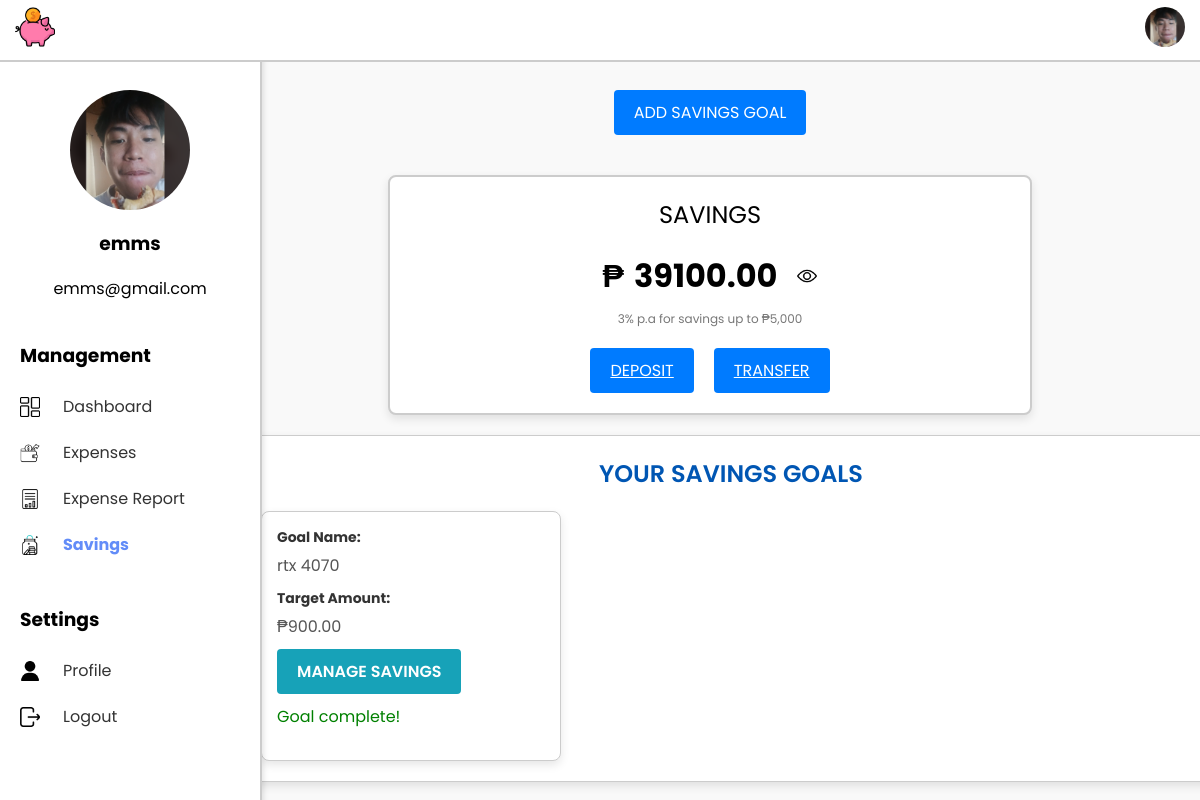
/ExpenseSystem/savings/ (signed in), run on an earlier commit of the app's database.
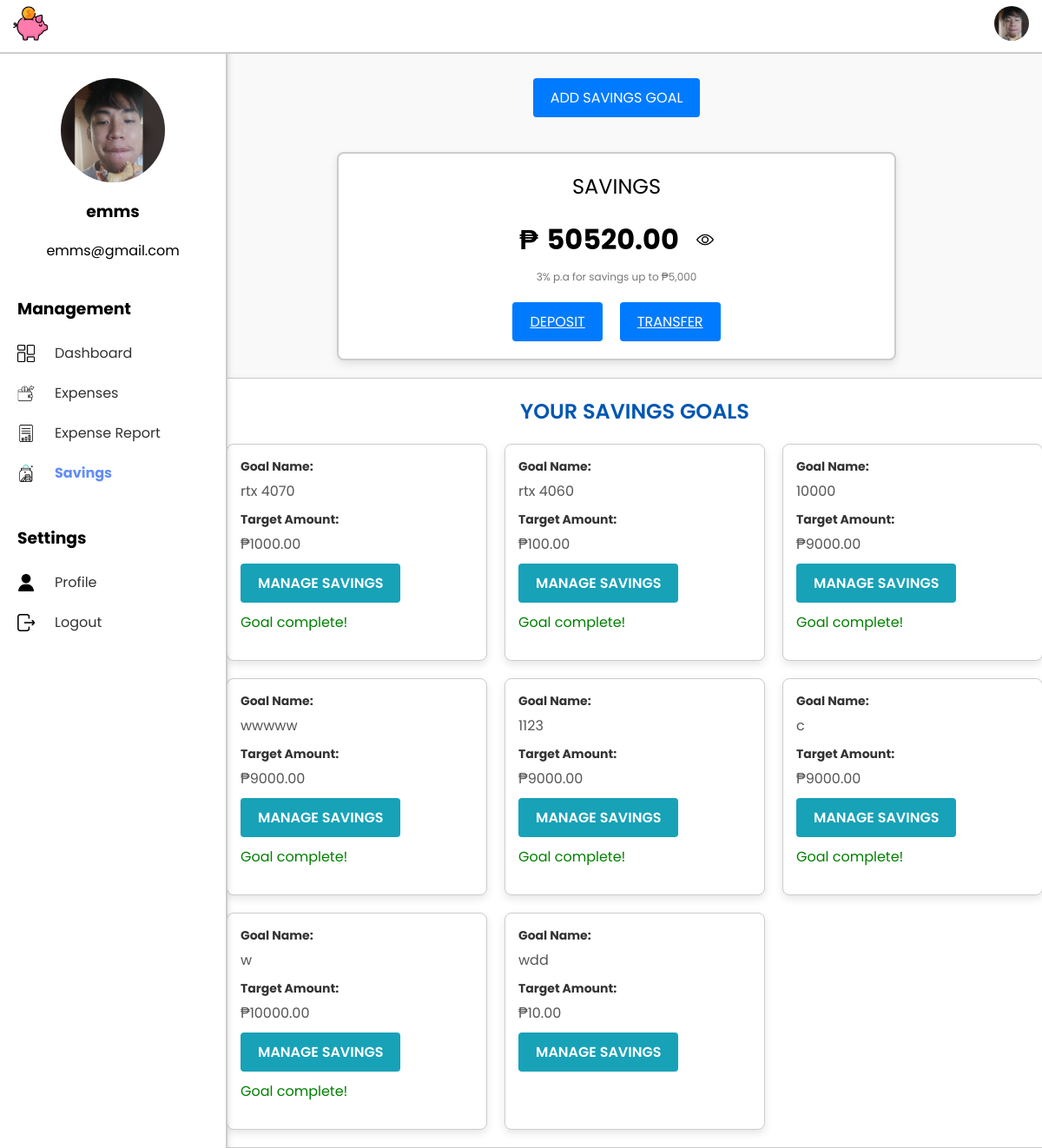
And on a later commit of the database.
### ExpenseSystem/models.py (models this page shows, shortened)
class Profile(models.Model):
    user = models.OneToOneField(User, on_delete=models.CASCADE)
    profile_picture = models.ImageField(upload_to='profile_pictures/', default='default_profile.png')

class Savings(models.Model):
    user = models.OneToOneField(User, on_delete=models.CASCADE)
    total_income = models.FloatField(default=0.00)
    total_expense = models.FloatField(default=0.00)
    current_savings = models.FloatField(default=0.00)

class SavingsGoal(models.Model):
    user = models.ForeignKey(User, on_delete=models.CASCADE)
    name = models.CharField(max_length=200)
    target_amount = models.DecimalField(max_digits=10, decimal_places=2)
    current_amount = models.DecimalField(max_digits=10, decimal_places=2, default=0.00)
    completed = models.BooleanField(default=False)
    description = models.TextField(blank=True, null=True)

### ExpenseSystem/views.py (the view)
# urls.py: path('savings/', views.savings_dashboard, name='savings_dashboard'),
@login_required
def savings_dashboard(request):
    savings, created = Savings.objects.get_or_create(
        user=request.user,
        defaults={'total_income': 0.0, 'total_expense': 0.0, 'current_savings': 0.0}
    )
    savings_goals = SavingsGoal.objects.filter(user=request.user)
    return render(request, 'savings.html', {'savings': savings, 'savings_goals': savings_goals})

### ExpenseSystem/templates/savings.html (shortened to what this page needs)
<!DOCTYPE html>
<html lang="en">
<head>
    {% load static %}
    <link rel="stylesheet" href="{% static 'savings.css' %}">
</head>
<body>
    {% include 'navbar.html' %}
    {% include 'sidebar.html' %}
    <div class="main-content">
        <div class="add-goal-container">
            <a href="{% url 'add_savings_goal' %}" class="button add-goal-button">Add Savings Goal</a>
        </div>
        <div class="savings-container">
            <div class="savings-header">SAVINGS</div>
            <div class="savings-balance" role="region" aria-labelledby="balance">
                <span>₱</span>
                <span id="balance">{{ savings.current_savings|floatformat:2 }}</span>
                <img id="eye-icon" src="{% static 'openeye.png' %}" onclick="toggleBalance()" alt="Toggle visibility" style="cursor: pointer; width: 20px; margin-left: 10px;">
            </div>
            <div class="savings-info">3% p.a for savings up to ₱5,000</div>
            <div class="button-container">
                <a href="{% url 'deposit_savings' %}" class="button">Deposit</a>
                <a href="{% url 'transfer_savings' %}" class="button">Transfer</a>
            </div>
        </div>
        {% block content %}
        <div class="goals-container">
            <div class="goals-header-container">
                <h3 class="goals-header">Your Savings Goals</h3>
            </div>
            {% if savings_goals %}
                <div class="goals-grid">
                    {% for goal in savings_goals %}
                        <div class="goal-box">
                            <div class="goal-item">
                                <div class="goal-header">Goal Name:</div>
                                <div class="goal-name">{{ goal.name }}</div>
                                <div class="goal-header">Target Amount:</div>
                                <div class="goal-target-amount">₱{{ goal.target_amount|floatformat:2 }}</div>
                                <div class="goal-actions">
                                    <a href="{% url 'edit_savings_goal' goal.id %}" class="button manage-button">Manage Savings</a>
                                    {% if goal.completed %}
                                        <p class="goal-complete-message" style="color: green; margin-top: 10px;">Goal complete!</p>
                                    {% endif %}
                                </div>
                            </div>
                        </div>
                    {% endfor %}
                </div>
            {% else %}
                <p class="no-goals-message">You don't have any savings goals yet. Start by adding one!</p>
            {% endif %}
        </div>
        {% endblock %}
    </div>
</body>
</html>

### ExpenseSystem/templates/navbar.html (shortened to what this page needs)
{% load static %}
<nav class="navbar">
    <link rel="stylesheet" href="{% static 'navbar.css' %}">
    <div class="navbar-logo">
        <img src="{% static 'piggy-bank.png' %}" alt="Logo" class="logo">
    </div>
    <div class="profile-dropdown">
        <img id="profile-dropdown"
             src="{% if user.profile.profile_picture %}{{ user.profile.profile_picture.url }}{% else %}{% static 'default_profile.png' %}{% endif %}"
             alt="Profile Picture" class="profile-dropdown-img">
    </div>
</nav>

### ExpenseSystem/templates/sidebar.html (shortened to what this page needs)
{% load static %}
<div class="sidebar">
    <div class="profile-section">
        <link rel="stylesheet" href="{% static 'sidebar.css' %}">
        <img id="sidebar_profile_picture"
     src="{% if user.profile.profile_picture %}{{ user.profile.profile_picture.url }}{% else %}{% static 'default_profile.png' %}{% endif %}"
     alt="Profile Picture" class="sidebar-profile-picture">
        <h3>{{ user.username }}</h3>
        <p>{{ user.email }}</p>
    </div>
    <div class="management-section">
        <h3>Management</h3>
        <ul>
            <li class="{% if request.resolver_match.url_name == 'dashboard' %}active{% endif %}">
                <img src="{% static 'dashboard.png' %}" alt="Dashboard Icon" class="sidebar-icon">
                <a href="{% url 'dashboard' %}">Dashboard</a>
            </li>
            <li class="{% if request.resolver_match.url_name == 'add_expense' %}active{% endif %}">
                <img src="{% static 'expenses.png' %}" alt="Add Expenses Icon" class="sidebar-icon">
                <a href="{% url 'add_expense' %}">Expenses</a>
            </li>
            <li class="{% if request.resolver_match.url_name == 'expense_report' %}active{% endif %}">
                <img src="{% static 'add_report.png' %}" alt="Expense Report Icon" class="sidebar-icon">
                <a href="{% url 'expense_report' %}">Expense Report</a>
            </li>
            <li class="{% if request.resolver_match.url_name == 'savings_dashboard' %}active{% endif %}">
                <img src="{% static 'add_savings.png' %}" alt="Savings Icon" class="sidebar-icon">
                <a href="{% url 'savings_dashboard' %}">Savings</a>
            </li>
        </ul>
    </div>
    <div class="settings-section">
        <h3>Settings</h3>
        <ul>
            <li class="{% if request.resolver_match.url_name == 'user_profile' %}active{% endif %}">
                <img src="{% static 'user.png' %}" alt="User Icon" class="sidebar-icon">
                <a href="{% url 'user_profile' %}">Profile</a>
            </li>
            <li><img src="{% static 'exit.png' %}" alt="Logout Icon" class="sidebar-icon">
                <a href="{% url 'logout' %}" class="btn btn-secondary">Logout</a></li>
        </ul>
    </div>
</div>

### ExpenseSystem/static/savings.css (style rules this page uses)
body { font-family: 'Poppins', sans-serif; margin: 0; background-color: #f9f9f9; display: flex; height: 100vh; }
.sidebar { width: 220px; background-color: #ffffff; position: fixed; height: 100%; box-shadow: 2px 0 5px rgba(0, 0, 0, 0.1); padding: 20px; overflow: hidden; }
.main-content { margin-left: 220px; width: calc(100% - 220px); display: flex; flex-direction: column; align-items: center; padding: 20px; padding-top: 70px; }
.savings-container { background-color: #fff; border-radius: 8px; border: 2px solid #ccc; box-shadow: 0 4px 10px rgba(0, 0, 0, 0.1); padding: 20px; width: 100%; max-width: 600px; text-align: center; margin-top: 20px; }
.savings-header { font-size: 24px; margin-bottom: 20px; }
.savings-balance { display: flex; justify-content: center; align-items: center; font-size: 32px; font-weight: bold; margin-bottom: 10px; }
.savings-balance span { margin-right: 10px; }
.savings-info { font-size: 12px; color: #777; margin-bottom: 20px; }
.button-container { display: flex; justify-content: space-between; gap: 10px; }
.button { padding: 10px 20px; background-color: #007bff; color: #fff; border: none; border-radius: 5px; cursor: pointer; text-transform: uppercase; font-size: 12px; transition: background-color 0.3s; }
.add-goal-container { text-align: center; margin-top: 20px; width: 100%; }
.add-goal-button { background-color: #007BFF; color: white; padding: 10px 20px; text-decoration: none; font-size: 16px; border-radius: 4px; display: inline-block; cursor: pointer; margin-bottom: 20px; }
.goals-container { width: 100%; max-width: 1000px; margin: 20px auto; background-color: #ffffff; border-radius: 8px; padding: 20px; box-shadow: 0 4px 10px rgba(0, 0, 0, 0.1); border: 1px solid #ccc; }
.goals-header-container { text-align: center; margin-bottom: 20px; }
.goals-header { font-size: 24px; font-weight: 600; color: #0056b3; margin: 0; text-transform: uppercase; }
.goals-grid { display: grid; grid-template-columns: repeat(auto-fill, minmax(300px, 1fr)); gap: 20px; }
.goal-box { background-color: #fff; border: 1px solid #ccc; border-radius: 8px; box-shadow: 0 4px 10px rgba(0, 0, 0, 0.1); padding: 15px; text-align: left; display: flex; flex-direction: column; justify-content: space-between; }
.goal-header { font-weight: bold; font-size: 14px; color: #333; margin-bottom: 5px; }
.goal-name, .goal-target-amount, .goal-description { font-size: 16px; color: #555; margin-bottom: 10px; word-wrap: break-word; }
.manage-button { background-color: #17a2b8; color: white; padding: 10px 20px; text-decoration: none; border-radius: 4px; font-size: 14px; font-weight: 600; cursor: pointer; display: inline-block; text-align: center; transition: background-color 0.3s; }
.button-container { display: flex; justify-content: center; gap: 20px; margin-top: 20px; }
.button { padding: 10px 20px; font-size: 16px; cursor: pointer; border: none; border-radius: 4px; transition: background-color 0.3s; }

### ExpenseSystem/static/navbar.css (style rules this page uses)
.navbar { display: flex; justify-content: space-between; align-items: center; background-color: #ffff; padding: 5px 15px; color: white; position: fixed; top: 0; left: 0; right: 0; z-index: 1000; height: 50px; border-bottom: 2px solid #ccc; }
.navbar-logo img { height: 40px; }
.profile-dropdown { position: relative; margin-left: auto; align-self: center; }
.profile-dropdown-img { width: 40px; height: 40px; border-radius: 50%; object-fit: cover; cursor: pointer; transition: transform 0.3s ease; }

### ExpenseSystem/static/sidebar.css (style rules this page uses)
.sidebar { position: fixed; top: 50px; left: 0; height: calc(100% - 50px); background-color: #ffffff; width: 220px; box-shadow: 2px 0 5px rgba(0, 0, 0, 0.1); padding: 20px; border-right: 2px solid #ccc; }
.profile-section { text-align: center; margin-top: 20px; }
.profile-section img { border-radius: 50%; width: 120px; height: 120px; display: block; margin: 0 auto; }
.management-section, .settings-section { margin-top: 40px; }
.management-section h3, .settings-section h3 { margin-bottom: 10px; }
.management-section ul, .settings-section ul { list-style-type: none; padding: 0; }
.management-section li, .settings-section li { display: flex; align-items: center; margin: 5px 0; }
.sidebar-icon { width: 20px; height: 20px; margin-right: 15px; margin-top: 5px; margin-bottom: 5px; vertical-align: middle; }
.management-section li a, .settings-section li a { text-decoration: none; color: #333; padding: 8px; display: block; }
.management-section li.active a, .settings-section li.active a { font-weight: bold; color: #628CF8; }

What changed in the data, as far as the page shows it:
changed Savings: current_savings "39100.00" → "50520.00"
changed SavingsGoal "rtx 4070": target_amount "900.00" → "1000.00"
added SavingsGoal: name "rtx 4060", target_amount "100.00", completed "Goal complete!"
added SavingsGoal: name "10000", target_amount "9000.00", completed "Goal complete!"
added SavingsGoal: name "wwwww", target_amount "9000.00", completed "Goal complete!"
added SavingsGoal: name "1123", target_amount "9000.00", completed "Goal complete!"
added SavingsGoal: name "c", target_amount "9000.00", completed "Goal complete!"
added SavingsGoal: name "w", target_amount "10000.00", completed "Goal complete!"
added SavingsGoal: name "wdd", target_amount "10.00"
